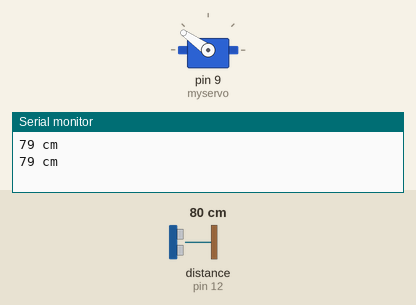
Recording of a program running on a simulated Arduino Uno, built with avr-gcc and run on an emulated ATmega328P. On the bench: servo, the last lines printed to the serial monitor. Wiring (inferred from the names in the program): ultrasonic range finder: trigger pin 11; echo pin 12. The test bench sets the inputs (shaded band); at power-on: distance to the obstacle (sensor on pin 12) 80 cm. The echo pulse lasts 58.3 µs per cm.

Above: at 6.5 s.
6.6 s: distance to the obstacle (sensor on pin 12) set to 2 cm
At 6.76 s:
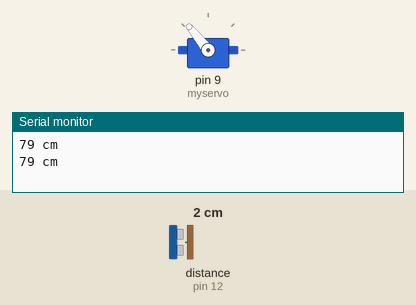
13.0 s: distance to the obstacle (sensor on pin 12) set to 60 cm
At 13.39 s:
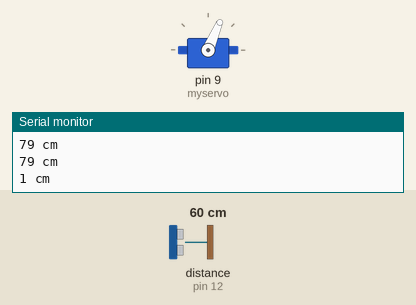
Timing chart, 0 to 25.4 s (numbered marks = the images above; inputs shaded):
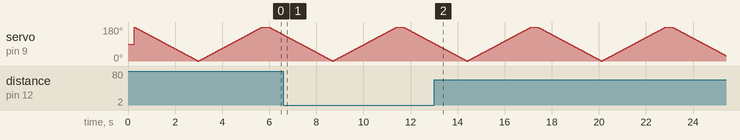

The program:

main.cpp
```cpp
#include <Arduino.h>
#include <Servo.h>

#define TRIG_PIN 11
#define ECHO_PIN 12

Servo myservo;

int pos = 0;

long cm;

void servo() {
    for(pos = 180; pos>=0; pos-=1) {
        myservo.write(pos);
        delay(15);
    }

    for(pos = 0; pos <= 180; pos += 1) {
        myservo.write(pos);
        delay(15);
    }
}

void setup() {
    Serial.begin (9600);
    pinMode(TRIG_PIN, OUTPUT);
    pinMode(ECHO_PIN, INPUT);
    myservo.attach(9);
}

void loop() {

    digitalWrite(TRIG_PIN, LOW);
    delayMicroseconds(5);
    digitalWrite(TRIG_PIN, HIGH);
    delayMicroseconds(10);
    digitalWrite(TRIG_PIN, LOW);

    cm = pulseIn(ECHO_PIN, HIGH) / 2 / 29.1;

    Serial.print(cm);
    Serial.println(" cm");
    delay(250);
    servo();
}
```
